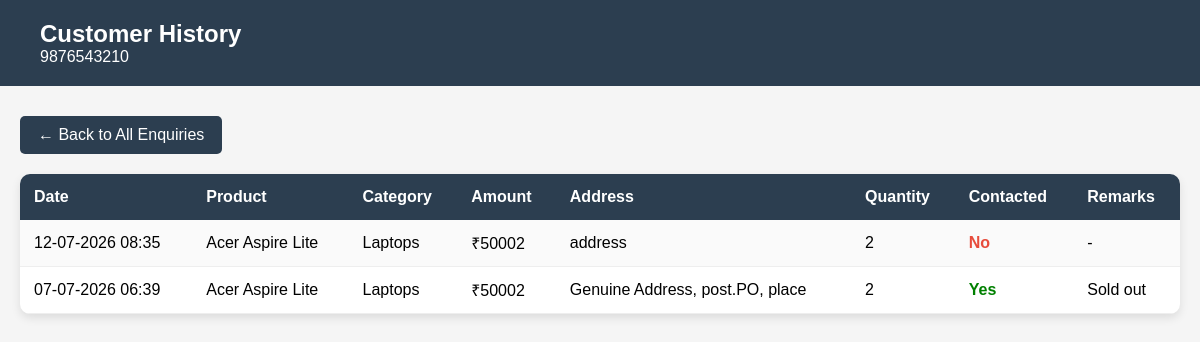
The page /admin_side/enquiries/customer/9876543210/ (signed in) on the database as committed earlier.
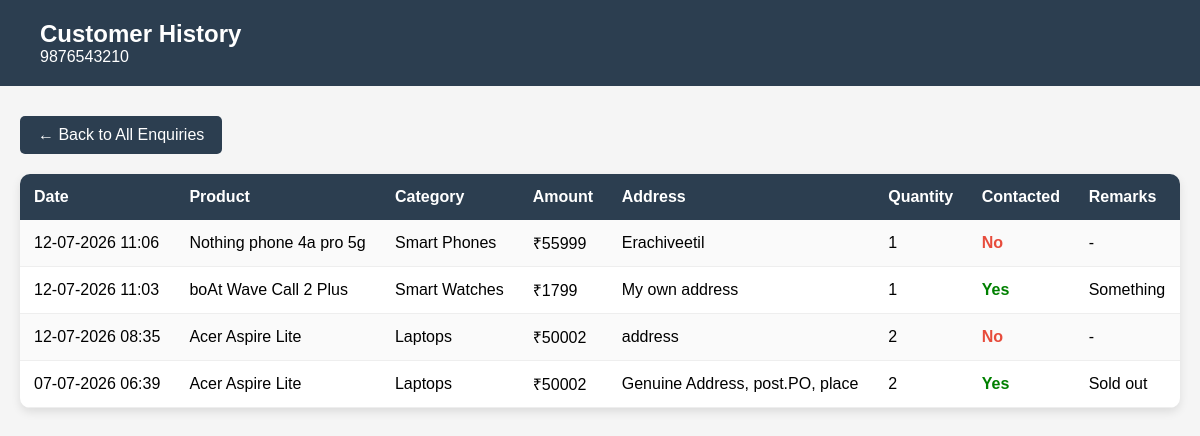
The same page on the database as committed later.
### user_section/models.py (models this page shows, shortened)
class Enquiry(models.Model):
    product = models.ForeignKey(Product, on_delete=models.CASCADE, related_name='enquiries')
    name = models.CharField(max_length=100)
    address = models.TextField()
    quantity = models.PositiveIntegerField()
    mobile_number = models.CharField(max_length=15)
    date = models.DateTimeField(auto_now_add=True)
    contacted = models.BooleanField(default=False)
    remarks = models.TextField(blank=True)

class Product(models.Model):
    Title = models.CharField(max_length=100)
    amount = models.IntegerField()
    image = models.ImageField(upload_to='product_images/')
    category = models.ForeignKey(Category, on_delete=models.SET_NULL, null=True, blank=True, related_name='products')

class Category(models.Model):
    name = models.CharField(max_length=50, unique=True)

### admin_side/views.py (the view)
# urls.py: path('enquiries/customer/<str:mobile_number>/', views.customer_history, name='customer_history'),
@staff_member_required(login_url='admin_login')
def customer_history(request, mobile_number):
    enquiries = Enquiry.objects.select_related('product', 'product__category').filter(
        mobile_number=mobile_number
    ).order_by('-date')
    return render(request, "admin_side/customer_history.html", {
        "enquiries": enquiries,
        "mobile_number": mobile_number,
    })

### templates/admin_side/customer_history.html (shortened to what this page needs)
<!DOCTYPE html>
<html>
<head>
</head>
<body>
<header>
    <h2>Customer History</h2>
    <p>{{ mobile_number }}</p>
</header>
<div class="container">
    <a class="btn" href="{% url 'enquiry_list' %}">
        ← Back to All Enquiries
    </a>
    <div class="table-card">
        <table>
            <tr>
                <th>Date</th>
                <th>Product</th>
                <th>Category</th>
                <th>Amount</th>
                <th>Address</th>
                <th>Quantity</th>
                <th>Contacted</th>
                <th>Remarks</th>
            </tr>
            {% for enquiry in enquiries %}
            <tr>
                <td>{{ enquiry.date|date:"d-m-Y H:i" }}</td>
                <td>{{ enquiry.product.Title }}</td>
                <td>{{ enquiry.product.category.name }}</td>
                <td>₹{{ enquiry.product.amount }}</td>
                <td>{{ enquiry.address }}</td>
                <td>{{ enquiry.quantity }}</td>
                <td>
                    {% if enquiry.contacted %}
                        <span class="yes">Yes</span>
                    {% else %}
                        <span class="no">No</span>
                    {% endif %}
                </td>
                <td>{{ enquiry.remarks|default:"-" }}</td>
            </tr>
            {% empty %}
            <tr>
                <td colspan="8" style="text-align:center;padding:20px;">
                    No enquiry history found.
                </td>
            </tr>
            {% endfor %}
        </table>
    </div>
</div>
</body>
</html>

Rows that differ between the two databases and show on the page:
added Enquiry: date "12-07-2026 11:06", product.Title "Nothing phone 4a pro 5g", product.category.name "Smart Phones", product.amount "55999", address "Erachiveetil", quantity "1", contacted "No", remarks "-"
added Enquiry: date "12-07-2026 11:03", product.Title "boAt Wave Call 2 Plus", product.category.name "Smart Watches", product.amount "1799", address "My own address", quantity "1", contacted "Yes", remarks "Something"
